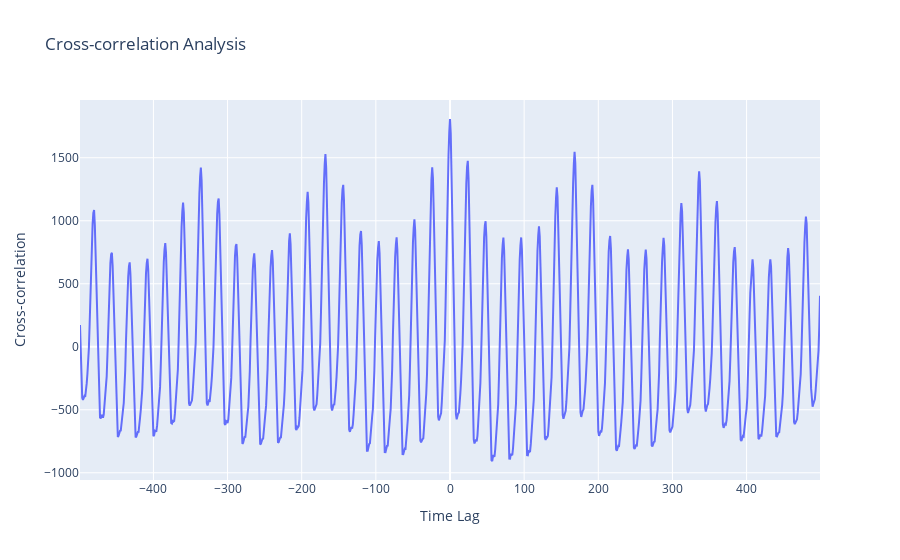

This figure's notebook cell:
### Code cell
""" compare to met demand at country level to check that it is really overflowing demand and not due to the
# person cancelling"""

# sum over all the stations at every time and generate report
MetDemand_df_country_lvl = pd.DataFrame(MetDemand_df_station_lvl.sum(axis=1),columns=['country_met_demand'])
MetDemand_df_country_lvl.index.name = 'datetime'
MetDemand_df_country_lvl
# profile = ProfileReport(MetDemand_df_country_lvl, tsmode=True, sortby="datetime")
# os.chdir('C:\Work\WORK_PACKAGE\Demand_forecasting\github\DeepAR-pytorch\My_model\Rental_Fleet_Demand_Forecast\docs\\read_me\pandas_data_profile\country_level')
# profile.to_file('country_met_demand_profile_report.html')


""" check cross correlation and ensure that lags close to zero have
highest correlation"""
series1 = MetDemand_df_country_lvl.country_met_demand.values
series2 = UnmetDemand_df_country_lvl.country_unmet_demand.values
# Normalize the series to have zero mean and unit variance
normalized_series1 = (series1 - np.mean(series1)) / np.std(series1)
normalized_series2 = (series2 - np.mean(series2)) / np.std(series2)
# Perform cross-correlation analysis
cross_corr = correlate(normalized_series1, normalized_series2)
# Determine the time lags
left_range = -500
right_range = 500
time_lags = np.arange(+1 + left_range, right_range)
# Plot the cross-correlation function in a specified range of time lags
fig = go.Figure(data=go.Scatter(x=time_lags, y=cross_corr[len(series1)+left_range:len(series1)+right_range-1]))
fig.update_layout(
    title="Cross-correlation Analysis",
    xaxis_title="Time Lag",
    yaxis_title="Cross-correlation",
)
fig.show()
# plot full cross correlation plot
plt.figure(figsize=(30,10))
plt.plot(np.arange(-len(series1)+1, len(series1)), cross_corr)
plt.xlabel('Time Lag')
plt.ylabel('Cross-correlation')
plt.title('Cross-correlation Analysis')
plt.show()


# plot a scatter plot of peak times from met and unmet demand time series
# check that the line is 45 degrees
compare_met_unmet_demand_df = pd.DataFrame({ 'country_unmet_demand':UnmetDemand_df_country_lvl.country_unmet_demand.values,'country_met_demand':MetDemand_df_country_lvl.country_met_demand.values}, index=UnmetDemand_df_country_lvl.index)

# Plot all columns
compare_met_unmet_demand_df.plot(figsize=(25,10))
plt.show()
# Area plot
compare_met_unmet_demand_df.plot.area(figsize=(25,10))
plt.show()
# Scatter plot
compare_met_unmet_demand_df.plot.scatter(x='country_unmet_demand', y='country_met_demand',figsize=(10,10))
plt.show()

### Figure 1 — Plotly figure (JSON) as saved in the notebook; plotly's stock layout.template omitted (floating-point values rounded to 4 significant figures; data arrays with more than 128 entries replaced by an {"elided": "..."} marker saying what was removed)
{"data": [{"type": "scatter", "x": {"elided": "999 int values"}, "y": {"elided": "999 float values"}}], "layout": {"title": {"text": "Cross-correlation Analysis"}, "xaxis": {"title": {"text": "Time Lag"}}, "yaxis": {"title": {"text": "Cross-correlation"}}}}
